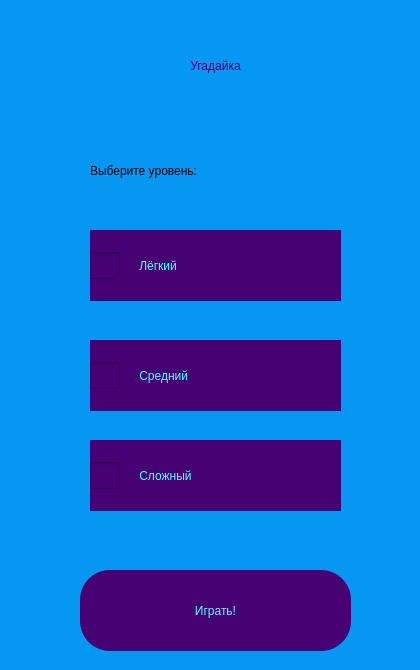
<?xml version="1.0" encoding="UTF-8"?>
<ui version="4.0">
 <class>MainWindow</class>
 <widget class="QMainWindow" name="MainWindow">
  <property name="geometry">
   <rect>
    <x>0</x>
    <y>0</y>
    <width>420</width>
    <height>670</height>
   </rect>
  </property>
  <property name="minimumSize">
   <size>
    <width>420</width>
    <height>670</height>
   </size>
  </property>
  <property name="maximumSize">
   <size>
    <width>420</width>
    <height>670</height>
   </size>
  </property>
  <property name="windowTitle">
   <string>Угадайка</string>
  </property>
  <property name="windowIcon">
   <iconset>
    <normaloff>Дорошкевич/S_C1kah0oVtA_t.jpg</normaloff>Дорошкевич/S_C1kah0oVtA_t.jpg</iconset>
  </property>
  <property name="styleSheet">
   <string notr="true">background-color: rgb(5, 151, 242);</string>
  </property>
  <widget class="QWidget" name="centralwidget">
   <widget class="QLabel" name="l1">
    <property name="geometry">
     <rect>
      <x>60</x>
      <y>10</y>
      <width>311</width>
      <height>111</height>
     </rect>
    </property>
    <property name="styleSheet">
     <string notr="true">
font: 75 60pt &quot;Candara&quot;;
color: rgb(70, 2, 115);




border-radius: 40;</string>
    </property>
    <property name="text">
     <string>Угадайка</string>
    </property>
    <property name="alignment">
     <set>Qt::AlignCenter</set>
    </property>
   </widget>
   <widget class="QLabel" name="l2">
    <property name="geometry">
     <rect>
      <x>90</x>
      <y>140</y>
      <width>321</width>
      <height>61</height>
     </rect>
    </property>
    <property name="styleSheet">
     <string notr="true">font: 22pt &quot;Matura MT Script Capitals&quot;;
</string>
    </property>
    <property name="text">
     <string>Выберите уровень:</string>
    </property>
   </widget>
   <widget class="QPushButton" name="pushButton">
    <property name="geometry">
     <rect>
      <x>80</x>
      <y>570</y>
      <width>271</width>
      <height>81</height>
     </rect>
    </property>
    <property name="styleSheet">
     <string notr="true">QPushButton {
	
font: 36pt &quot;Matura MT Script Capitals&quot;;
background-color: rgb(70, 2, 115);
border-radius: 30;
color: rgb(85, 255, 255);
}
QPushButton:pressed { 
	
	
	background-color: rgb(85, 0, 255);
	
	
}</string>
    </property>
    <property name="text">
     <string>Играть!</string>
    </property>
   </widget>
   <widget class="QCheckBox" name="btn_easy">
    <property name="geometry">
     <rect>
      <x>90</x>
      <y>230</y>
      <width>251</width>
      <height>71</height>
     </rect>
    </property>
    <property name="whatsThis">
     <string>&lt;html&gt;&lt;head/&gt;&lt;body&gt;&lt;p align=&quot;center&quot;&gt;&lt;br/&gt;&lt;/p&gt;&lt;/body&gt;&lt;/html&gt;</string>
    </property>
    <property name="styleSheet">
     <string notr="true">QCheckBox{
font: 29pt &quot;Candara&quot;;
background-color: rgb(70, 2, 115);

color: rgb(85, 255, 255);
}
QCheckBox:pressed{
	background-color: rgb(170, 85, 255);
}
QCheckBox::indicator { width:30px; height: 27px;}</string>
    </property>
    <property name="text">
     <string>    Лёгкий</string>
    </property>
    <property name="tristate">
     <bool>false</bool>
    </property>
   </widget>
   <widget class="QCheckBox" name="btn_easy_2">
    <property name="geometry">
     <rect>
      <x>90</x>
      <y>340</y>
      <width>251</width>
      <height>71</height>
     </rect>
    </property>
    <property name="whatsThis">
     <string>&lt;html&gt;&lt;head/&gt;&lt;body&gt;&lt;p align=&quot;center&quot;&gt;&lt;br/&gt;&lt;/p&gt;&lt;/body&gt;&lt;/html&gt;</string>
    </property>
    <property name="styleSheet">
     <string notr="true">QCheckBox{
font: 29pt &quot;Candara&quot;;
background-color: rgb(70, 2, 115);

color: rgb(85, 255, 255);
}
QCheckBox:pressed{
	background-color: rgb(170, 85, 255);
}
QCheckBox::indicator { width:30px; height: 27px;}</string>
    </property>
    <property name="text">
     <string>    Средний</string>
    </property>
    <property name="tristate">
     <bool>false</bool>
    </property>
   </widget>
   <widget class="QCheckBox" name="btn_easy_3">
    <property name="geometry">
     <rect>
      <x>90</x>
      <y>440</y>
      <width>251</width>
      <height>71</height>
     </rect>
    </property>
    <property name="whatsThis">
     <string>&lt;html&gt;&lt;head/&gt;&lt;body&gt;&lt;p align=&quot;center&quot;&gt;&lt;br/&gt;&lt;/p&gt;&lt;/body&gt;&lt;/html&gt;</string>
    </property>
    <property name="styleSheet">
     <string notr="true">QCheckBox{
font: 29pt &quot;Candara&quot;;
background-color: rgb(70, 2, 115);

color: rgb(85, 255, 255);
}
QCheckBox:pressed{
	background-color: rgb(170, 85, 255);
}
QCheckBox::indicator { width:30px; height: 27px;}</string>
    </property>
    <property name="text">
     <string>    Сложный</string>
    </property>
    <property name="tristate">
     <bool>false</bool>
    </property>
   </widget>
  </widget>
 </widget>
 <resources/>
 <connections/>
</ui>
